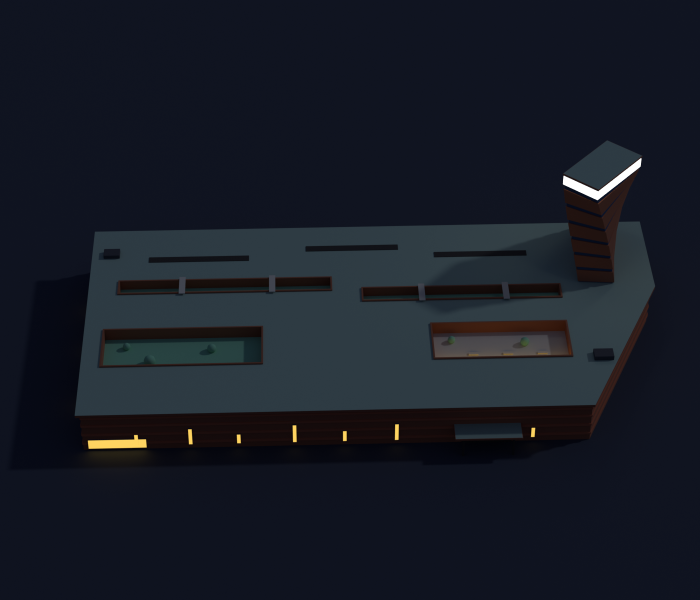
#> input picture artifacts/de-young/de-young-night.png, 1400 x 1200 px, given in place of de-young-north.png, which was not available (shown at 1/2 size)
$ python make_contact_sheet.py
#> lines starting #> are read from the running program, lines starting #| are printed output that depends on the picture; pictures that were not available may be replaced by others from this repository, and a replacement may not be noted
"""Compose the six review renders into de-young-contact-sheet.png."""

from pathlib import Path

from PIL import Image, ImageDraw, ImageFont

HERE = Path(__file__).resolve().parent
BG = (237, 227, 209)
INK = (58, 52, 44)
FONT_CANDIDATES = [
    "/System/Library/Fonts/Supplemental/Arial Bold.ttf",
    "/usr/share/fonts/truetype/dejavu/DejaVuSans-Bold.ttf",
]
VIEWS = ["north", "east", "south", "west", "top", "aerial", "night"]
COLS = 2
PAD = 40
LABEL_H = 56
CELL_W = 640


def font():
    for path in FONT_CANDIDATES:
        if Path(path).exists():
            return ImageFont.truetype(path, 34)
    return ImageFont.load_default(size=34)


def load(view):
#> called with view = 'north'
    img = Image.open(HERE / f"de-young-{view}.png").convert("RGB")
    w = CELL_W
    h = round(img.height * w / img.width)
#> h = 549
    return img.resize((w, h), Image.LANCZOS)
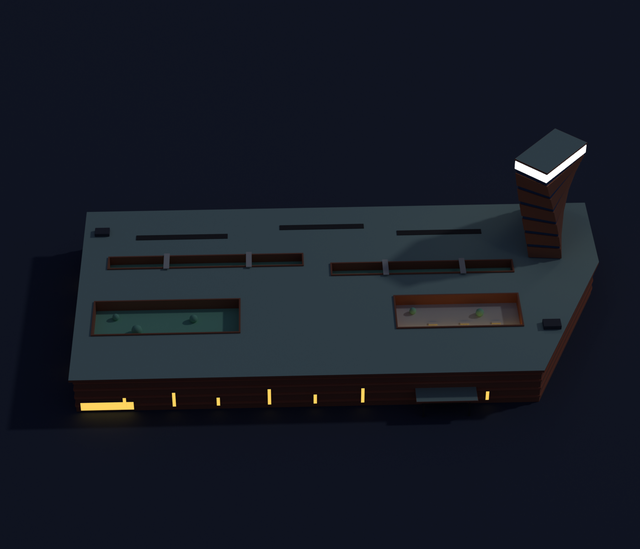
#> returned value: PIL image 640x549 RGB; mean R, G, B 23, 27.4, 37.1


def main():
    fnt = font()
    tiles = [load(v) for v in VIEWS]
#> call 2 of load, with view = 'east'
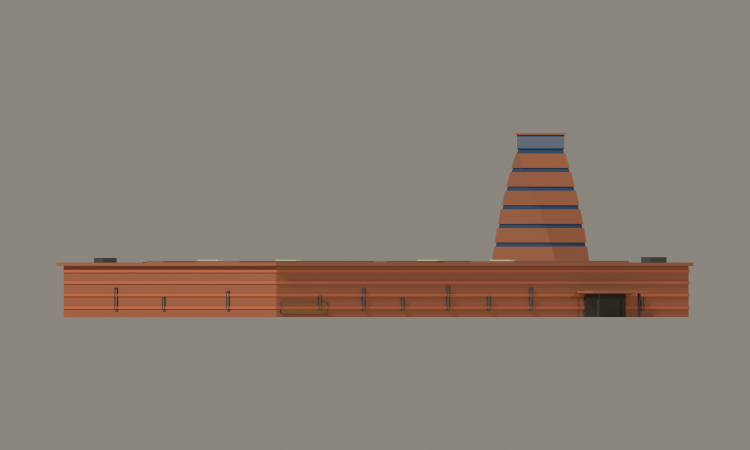
#> input picture artifacts/de-young/de-young-south.png, 1500 x 900 px, given in place of de-young-east.png, which was not available (shown at 1/2 size)
#> in load (call 2), `return img.resize((w, h), Image.LANCZOS)`:
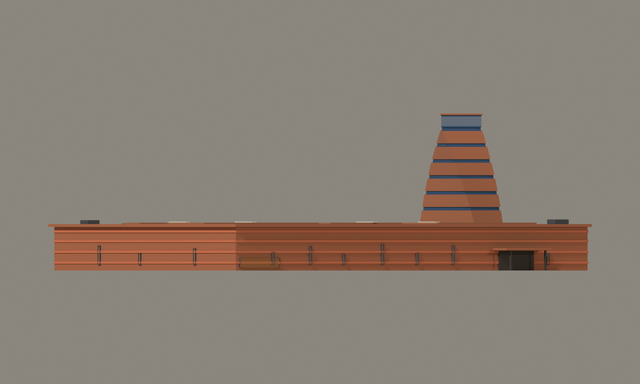
#> returned value: PIL image 640x384 RGB; mean R, G, B 138.2, 127.3, 116.6
    rows = [tiles[i : i + COLS] for i in range(0, len(tiles), COLS)]
    row_h = [LABEL_H + max(t.height for t in r) for r in rows]
    width = PAD + COLS * (CELL_W + PAD)
    height = PAD + sum(h + PAD for h in row_h)
    sheet = Image.new("RGB", (width, height), BG)
    draw = ImageDraw.Draw(sheet)

    y = PAD
    for ri, row in enumerate(rows):
        for ci, tile in enumerate(row):
            cx = PAD + ci * (CELL_W + PAD) + CELL_W // 2
            label = VIEWS[ri * COLS + ci].upper()
            draw.text((cx, y + LABEL_H // 2), label, font=fnt, fill=INK, anchor="mm")
            sheet.paste(tile, (cx - tile.width // 2, y + LABEL_H))
        y += row_h[ri] + PAD

    out = HERE / "de-young-contact-sheet.png"
    sheet.save(out)
    print(f"[contact-sheet] {out}")


if __name__ == "__main__":
#> (the run stopped early here; a loop or call above may not have finished)
